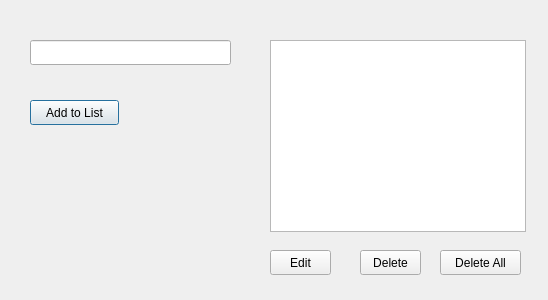
<?xml version="1.0" encoding="UTF-8"?>
<ui version="4.0">
 <class>Dialog</class>
 <widget class="QDialog" name="Dialog">
  <property name="geometry">
   <rect>
    <x>0</x>
    <y>0</y>
    <width>548</width>
    <height>300</height>
   </rect>
  </property>
  <property name="windowTitle">
   <string>Dialog</string>
  </property>
  <widget class="QLineEdit" name="input_name">
   <property name="geometry">
    <rect>
     <x>30</x>
     <y>40</y>
     <width>201</width>
     <height>25</height>
    </rect>
   </property>
  </widget>
  <widget class="QPushButton" name="Add">
   <property name="geometry">
    <rect>
     <x>30</x>
     <y>100</y>
     <width>89</width>
     <height>25</height>
    </rect>
   </property>
   <property name="text">
    <string>Add to List</string>
   </property>
  </widget>
  <widget class="QListView" name="List">
   <property name="geometry">
    <rect>
     <x>270</x>
     <y>40</y>
     <width>256</width>
     <height>192</height>
    </rect>
   </property>
  </widget>
  <widget class="QPushButton" name="Edit">
   <property name="geometry">
    <rect>
     <x>270</x>
     <y>250</y>
     <width>61</width>
     <height>25</height>
    </rect>
   </property>
   <property name="text">
    <string>Edit</string>
   </property>
  </widget>
  <widget class="QPushButton" name="Delete">
   <property name="geometry">
    <rect>
     <x>360</x>
     <y>250</y>
     <width>61</width>
     <height>25</height>
    </rect>
   </property>
   <property name="text">
    <string>Delete</string>
   </property>
  </widget>
  <widget class="QPushButton" name="DeleteAll">
   <property name="geometry">
    <rect>
     <x>440</x>
     <y>250</y>
     <width>81</width>
     <height>25</height>
    </rect>
   </property>
   <property name="text">
    <string>Delete All</string>
   </property>
  </widget>
 </widget>
 <resources/>
 <connections>
  <connection>
   <sender>Add</sender>
   <signal>clicked()</signal>
   <receiver>Dialog</receiver>
   <slot>add_to_list()</slot>
   <hints>
    <hint type="sourcelabel">
     <x>80</x>
     <y>107</y>
    </hint>
    <hint type="destinationlabel">
     <x>90</x>
     <y>206</y>
    </hint>
   </hints>
  </connection>
  <connection>
   <sender>Delete</sender>
   <signal>clicked()</signal>
   <receiver>Dialog</receiver>
   <slot>del_list()</slot>
   <hints>
    <hint type="sourcelabel">
     <x>406</x>
     <y>262</y>
    </hint>
    <hint type="destinationlabel">
     <x>371</x>
     <y>281</y>
    </hint>
   </hints>
  </connection>
  <connection>
   <sender>Edit</sender>
   <signal>clicked()</signal>
   <receiver>Dialog</receiver>
   <slot>edit_list()</slot>
   <hints>
    <hint type="sourcelabel">
     <x>295</x>
     <y>260</y>
    </hint>
    <hint type="destinationlabel">
     <x>288</x>
     <y>285</y>
    </hint>
   </hints>
  </connection>
  <connection>
   <sender>DeleteAll</sender>
   <signal>clicked()</signal>
   <receiver>Dialog</receiver>
   <slot>delete_all()</slot>
   <hints>
    <hint type="sourcelabel">
     <x>494</x>
     <y>263</y>
    </hint>
    <hint type="destinationlabel">
     <x>539</x>
     <y>239</y>
    </hint>
   </hints>
  </connection>
 </connections>
 <slots>
  <slot>add_to_list()</slot>
  <slot>del_list()</slot>
  <slot>edit_list()</slot>
  <slot>delete_all()</slot>
 </slots>
</ui>
